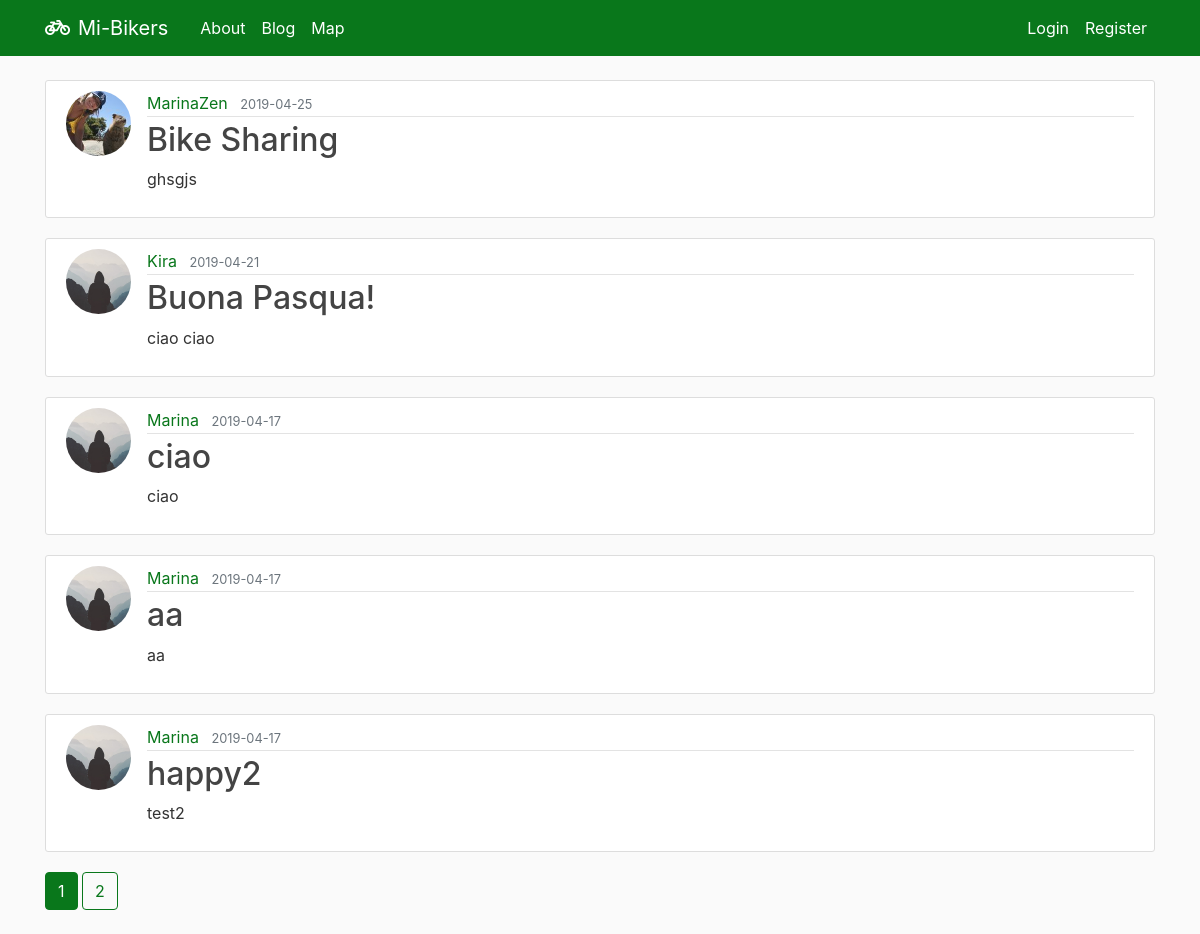
Page /blog on the committed database.
### flaskblog/models.py (models this page shows, shortened)
class Post(db.Model):
    id = db.Column(db.Integer, primary_key=True)
    title = db.Column(db.String(100), nullable=False)
    date_posted = db.Column(db.DateTime, nullable=False, default=datetime.utcnow)
    content = db.Column(db.Text, nullable=False)
    user_id = db.Column(db.Integer, db.ForeignKey('user.id'), nullable=False)

class User(db.Model, UserMixin):
    id = db.Column(db.Integer, primary_key=True)
    username = db.Column(db.String(20), unique=True, nullable=False)
    email = db.Column(db.String(120), unique=True, nullable=False)
    image_file = db.Column(db.String(20), nullable=False, default='default.jpg')
    password = db.Column(db.String(60), nullable=False)
    posts = db.relationship('Post', backref='author', lazy=True)

### flaskblog/main/routes.py (the view)
@main.route("/blog")
def blog():
    page = request.args.get('page', 1, type=int)
    posts = Post.query.order_by(Post.date_posted.desc()).paginate(page=page, per_page=5)
    return render_template('blog.html', posts=posts)

### flaskblog/templates/blog.html
{% extends "layout.html" %}
{% block content %}
    {% for post in posts.items %}
        <article class="media content-section">
          <img class="rounded-circle article-img" src="{{ url_for('static', filename='profile_pics/' + post.author.image_file) }}">
          <div class="media-body">
            <div class="article-metadata">
              <a class="mr-2" href="{{ url_for('users.user_posts', username=post.author.username) }}">{{ post.author.username }}</a>
              <small class="text-muted">{{ post.date_posted.strftime('%Y-%m-%d') }}</small>
            </div>
            <h2><a class="article-title" href="{{ url_for('posts.post', post_id=post.id) }}">{{ post.title }}</a></h2>
            <p class="article-content">{{ post.content }}</p>
          </div>
        </article>
    {% endfor %}
    {% for page_num in posts.iter_pages(left_edge=1, right_edge=1, left_current=1, right_current=2) %}
      {% if page_num %}
        {% if posts.page == page_num %}
          <a class="btn btn-info mb-4" href="{{ url_for('main.blog', page=page_num) }}">{{ page_num }}</a>
        {% else %}
          <a class="btn btn-outline-info mb-4" href="{{ url_for('main.blog', page=page_num) }}">{{ page_num }}</a>
        {% endif %}
      {% else %}
        ...
      {% endif %}
    {% endfor %}
{% endblock content %}

### flaskblog/templates/layout.html (shortened to what this page needs)
<!DOCTYPE html>
<html>
<head>
    <link rel="stylesheet" href="https://maxcdn.bootstrapcdn.com/bootstrap/4.0.0/css/bootstrap.min.css">
    <link rel="stylesheet" href="https://use.fontawesome.com/releases/v5.4.1/css/all.css"
>
    <link rel="stylesheet" href="https://unpkg.com/leaflet@1.4.0/dist/leaflet.css"
/>
    <link rel="stylesheet" href="https://unpkg.com/leaflet-control-geocoder/dist/Control.Geocoder.css" />
    <link rel="stylesheet" type="text/css" href="{{ url_for('static', filename='leaflet-routing-machine/leaflet-routing-machine.css') }}">
    <link rel="stylesheet" type="text/css" href="{{ url_for('static', filename='awesome-numbered-marker/leaflet_awesome_number_markers.css') }}">
    <link rel="stylesheet" href="https://cdn.jsdelivr.net/npm/leaflet-easybutton@2/src/easy-button.css">
    <link rel="stylesheet" type="text/css" href="{{ url_for('static', filename='css/main.css') }}">
</head>
<body>
    <header class="site-header">
      <nav id="mainNavbar" class="navbar navbar-expand-md navbar-dark bg-steel fixed-top">
        <div class="container">
          <a class="navbar-brand mr-4" href="/"><i class="fas fa-bicycle mr-2"></i>Mi-Bikers</a>
          <div class="collapse navbar-collapse" id="navbarToggle">
            <div class="navbar-nav mr-auto">
              <a class="nav-item nav-link" href="{{ url_for('main.about') }}">About</a>
              <a class="nav-item nav-link" href="{{ url_for('main.blog') }}">Blog</a>
              <a class="nav-item nav-link" href="{{ url_for('main.map') }}">Map</a>
            </div>
            <div class="navbar-nav">
              {% if current_user.is_authenticated %}
                <a class="nav-item nav-link" href="{{ url_for('posts.new_post') }}">New Post</a>
                <a class="nav-item nav-link" href="{{ url_for('users.account') }}">Account</a>
                <a class="nav-item nav-link" href="{{ url_for('users.logout') }}">Logout</a>
              {% else %}
                <a class="nav-item nav-link" href="{{ url_for('users.login') }}">Login</a>
                <a class="nav-item nav-link" href="{{ url_for('users.register') }}">Register</a>
              {% endif %}
            </div>
          </div>
        </div>
      </nav>
    </header>
    <main role="main" class="container">
      <div class="row">
        <div class="col-md-12 mt-4">
          {% block content %}{% endblock %}
        </div>
      </div>
    </main>
  </body>
</html>

### flaskblog/static/css/main.css (style rules this page uses)
body { background: #fafafa; color: #333333; margin-top: 3.5rem; }
a { color: rgb(9, 119, 27); text-decoration: none; background-color: transparent; }
h1, h2, h3, h4, h5, h6 { color: #ff6347; }
.bg-steel { background-color: rgb(9, 119, 27); }
.site-header .navbar-nav .nav-link { color: #ffffff; }
.content-section { background: #ffffff; padding: 10px 20px; border: 1px solid #dddddd; border-radius: 3px; margin-bottom: 20px; }
.article-title { color: #444444; }
.article-content { white-space: pre-line; }
.article-img { height: 65px; width: 65px; margin-right: 16px; }
.article-metadata { padding-bottom: 1px; margin-bottom: 4px; border-bottom: 1px solid #e3e3e3 }
.btn-info { color: #fff; background-color: rgb(9, 119, 27); border-color: rgb(9, 119, 27); }
.btn-outline-info { color: rgb(9, 119, 27); background-color: transparent; background-image: none; border-color: rgb(9, 119, 27); }

### rows in the picture
Post: image_file (picture), author.username "MarinaZen", date_posted "2019-04-25", title "Bike Sharing", content "ghsgjs"
Post: image_file (placeholder picture), author.username "Kira", date_posted "2019-04-21", title "Buona Pasqua!", content "ciao ciao"
Post: image_file (placeholder picture), author.username "Marina", date_posted "2019-04-17", title "ciao", content "ciao"
Post: image_file (placeholder picture), author.username "Marina", date_posted "2019-04-17", title "aa", content "aa"
Post: image_file (placeholder picture), author.username "Marina", date_posted "2019-04-17", title "happy2", content "test2"

### other values in the picture
{{ page_num }} "1"
{{ page_num }} "2"
